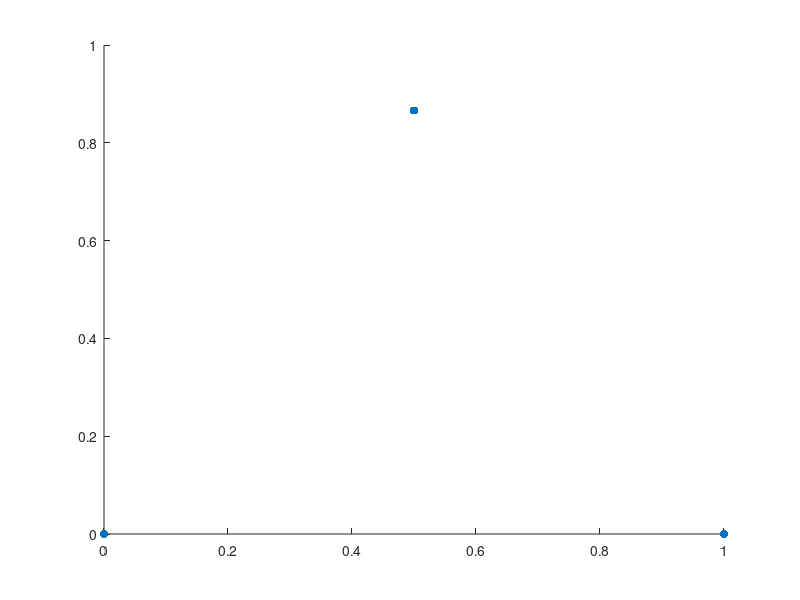

The MATLAB script that drew this image: (Note: this script raises an error after producing the figure.)
clearvars;

v_ha_mut = [0;0];
v_la_mut = [0.5;sqrt(3)/2];
v_la = [1;0];

v = [v_la,v_la_mut,v_ha_mut];



%%
f=figure;
scatter(v(1,:),v(2,:),'filled')
f.Position(1) = 1547;
f.Position(3:4) = [664 543];
hold on;

%%
cohort_name = "cohort_221021113614089";
path_to_cohort_file = sprintf("../data/%s/%s.mat",cohort_name,cohort_name);
load(path_to_cohort_file,"total_runs","ids")

for si = 1:total_runs
    sim_name = ids(si);

    path_to_sim_folder = sprintf("../data/%s",sim_name);

    load(sprintf("%s/output_final.mat",path_to_sim_folder),"tracked")

    a = reshape(tracked.tumor_types,[],4);
    a = a(:,[1,2,4])';
    a = a./sum(a,1);


    %%
    % scatter3(v(1,:)*a,v(2,:)*a,v(3,:)*a,10,'green','filled')
    plot(v(1,:)*a,v(2,:)*a,'black',"LineWidth",1)
end